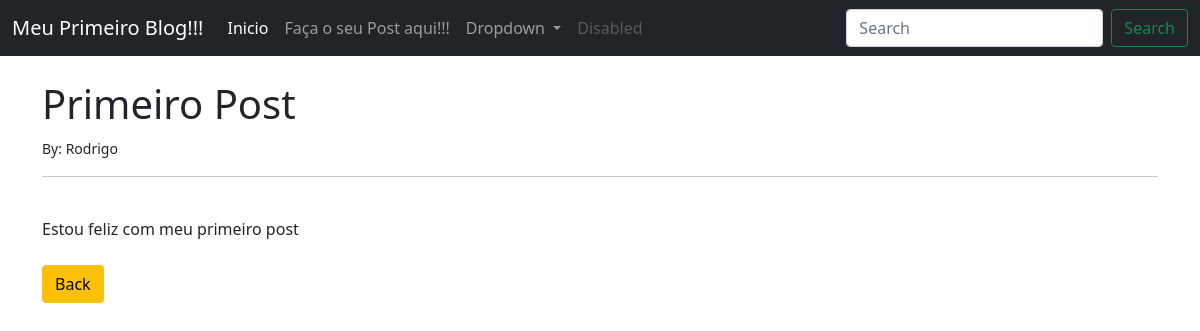
Page /article/1 on the earlier database version.
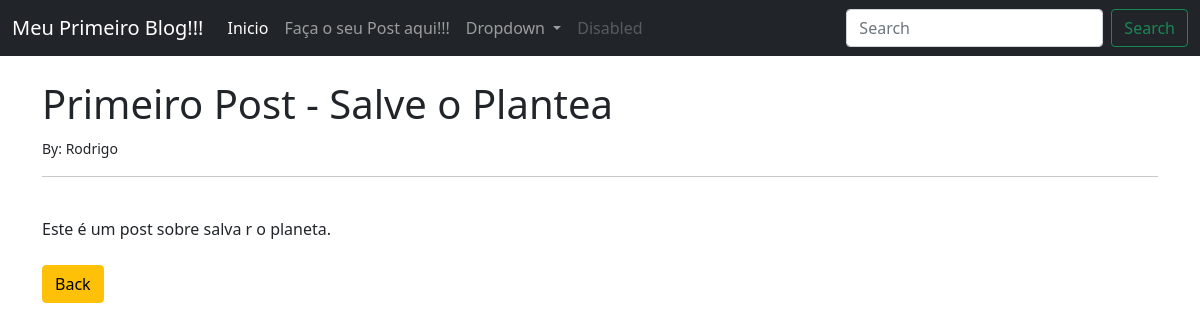
Same page on the later database version.
### MeuBlog/models.py (models this page shows, shortened)
class Post(models.Model):
    title = models.CharField(max_length=255)
    title_tag = models.CharField(max_length=255, default=" ")
    author = models.ForeignKey(User, on_delete=models.CASCADE)
    body = models.TextField()

### MeuBlog/views.py (the view)
# urls.py: path('article/<int:pk>', ArticleDetailView.as_view(), name='article-detail'),
class ArticleDetailView(DetailView):
    model = Post
    template_name = 'article_details.html'

### MeuBlog/templates/article_details.html (shortened to what this page needs)
{% extends 'base.html' %}
{% block content %}
<h1>{{ post.title }}</h1>
<small>By: {{ post.author.first_name }} {{ post.author.last_name }}</small><br/>
<hr>
<br/>
{{ post.body }}
<br/><br/>
<a href="{% url 'home' %}" class="btn btn-warning">
Back</a>
{% endblock %}

Differences in the rows shown:
changed Post "Rodrigo": title "Primeiro Post" → "Primeiro Post - Salve o Plantea"; body "Estou feliz com meu primeiro post" → "Este é um post sobre salva r o planeta."
